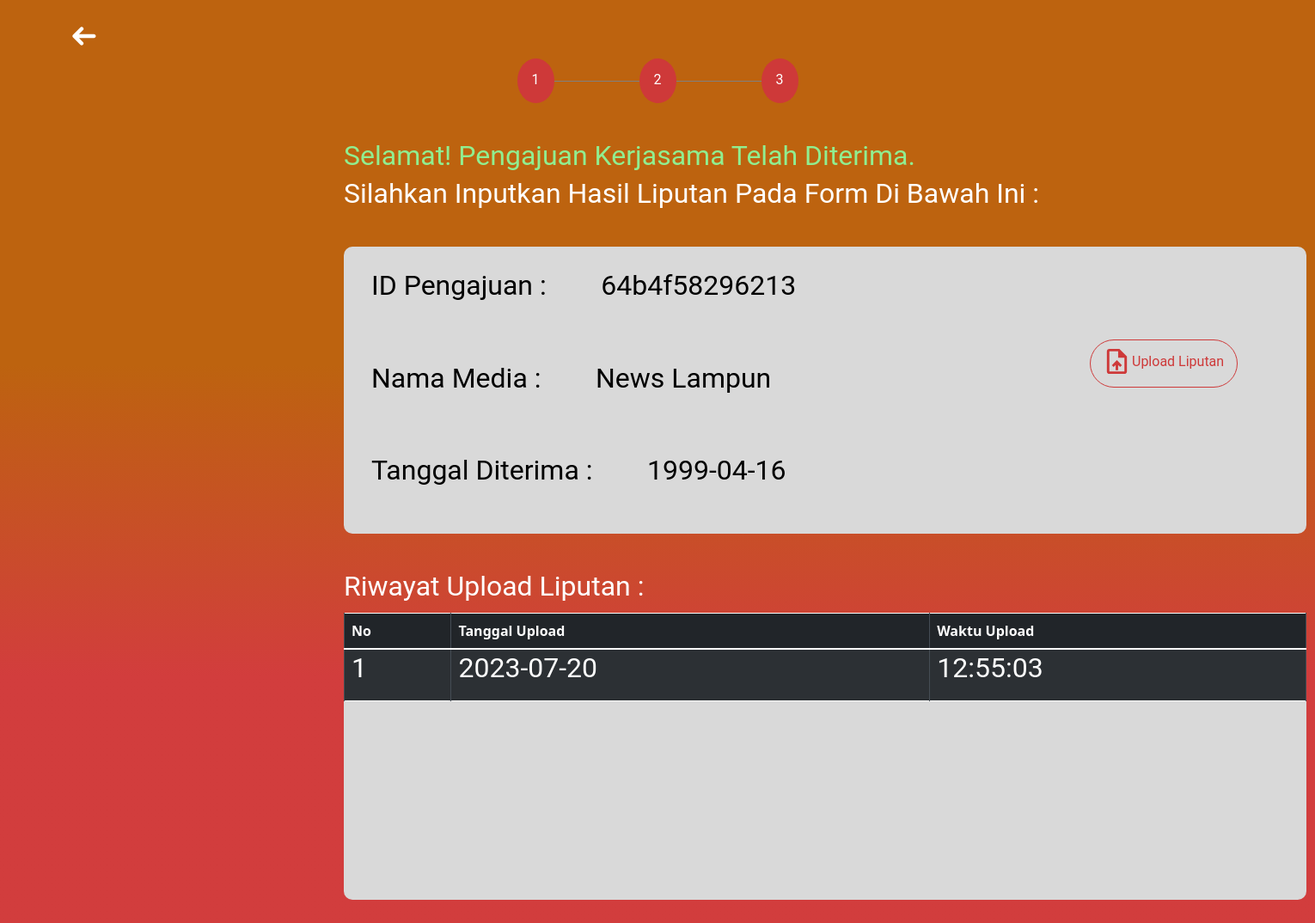
Page /member-page/pengajuanterima.php?id_pengajuan=64b4f58296213 (signed in) on the earlier database version.
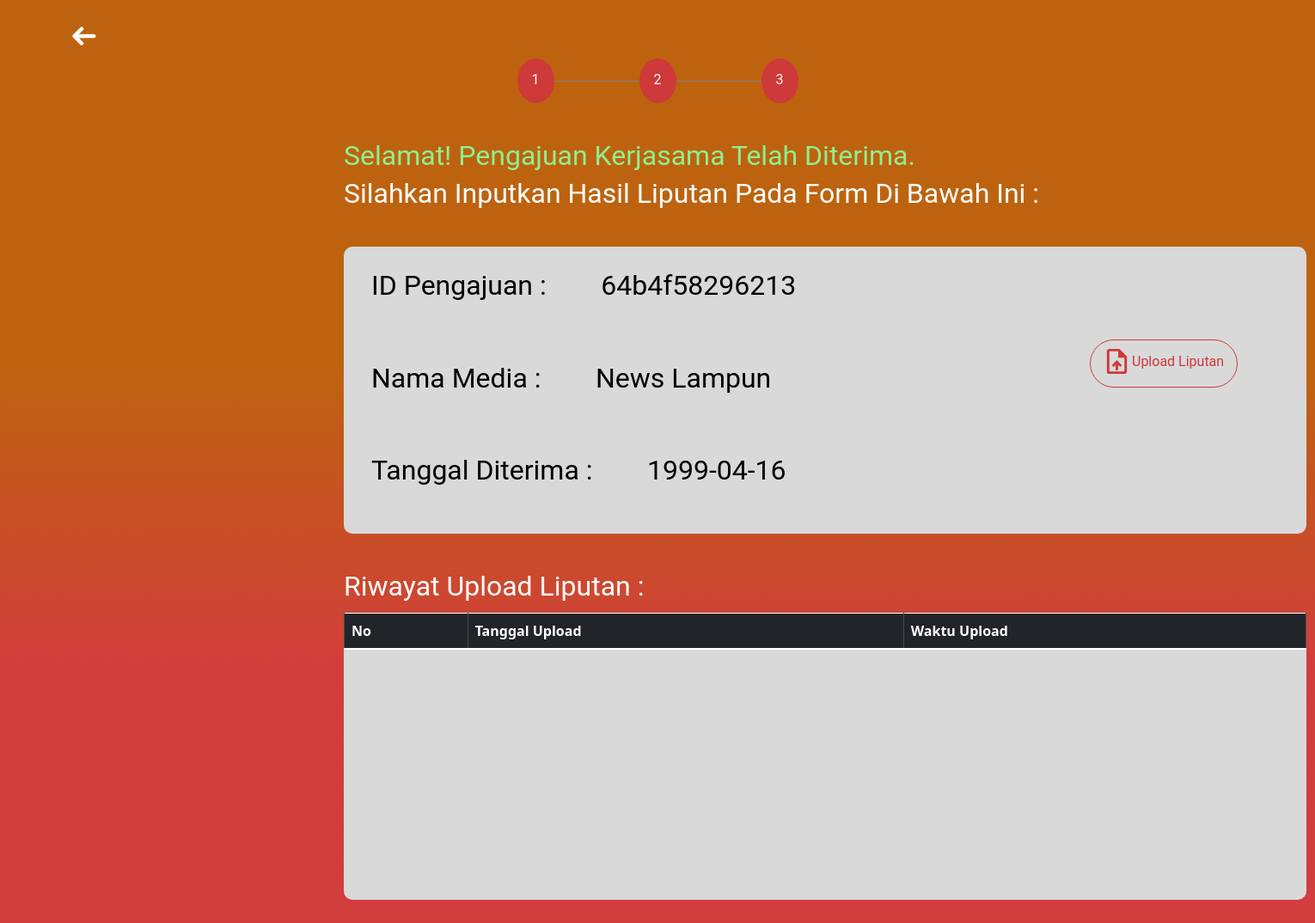
Same page on the later database version.
### tables this page shows
CREATE TABLE `hasilliputan` (
  `id_hasil` varchar(255) NOT NULL,
  `id_pengajuan` varchar(255) DEFAULT NULL,
  `judul` varchar(255) DEFAULT NULL,
  `link` varchar(255) DEFAULT NULL,
  `keterangan` varchar(255) DEFAULT NULL,
  `tglUpload` datetime DEFAULT NULL
);

### member-page/pengajuanterima.php (the view, shortened to what this page needs)
<?php
include "../config/connection.php";
$id_pengajuan = $_GET['id_pengajuan'];
?>
<!DOCTYPE html>
<html lang="en">
<head>
    <link rel="stylesheet" href="../style/style-tambah-terima.css">
    <link href="https://cdn.jsdelivr.net/npm/bootstrap@5.3.0/dist/css/bootstrap.min.css" rel="stylesheet">
    <link rel="stylesheet" href="https://cdn.jsdelivr.net/npm/bootstrap@4.6.2/dist/css/bootstrap.min.css">
    <link href="https://cdn.jsdelivr.net/npm/bootstrap@5.0.2/dist/css/bootstrap.min.css" rel="stylesheet">
    <link href="https://cdn.jsdelivr.net/npm/bootstrap@5.3.0/dist/css/bootstrap.min.css" rel="stylesheet">
</head>
<body>
    <div class="navbar">
        <a href="../index.php" style="text-decoration: none; color:white">
        </a>
    </div>
    <div class="progress-container">
        <div class="circleOn">
            <p class="text-progress">1</p>
        </div>
        <div class="line"></div>
        <div class="circleOn">
            <p class="text-progress">2</p>
        </div>
        <div class="line"></div>
        <div class="circleOn">
            <p class="text-progress">3</p>
        </div>
    </div>
    <div id="container" class="mt-5">
        <p class="p-container" style="color:lightgreen">Selamat! Pengajuan Kerjasama Telah Diterima.</p>
        <p class="p-container mb-5">Silahkan inputkan hasil Liputan pada Form di bawah ini : </p>
        <div class="rectangle">
            <p class="text-rect" style="color: #000;">ID Pengajuan : &nbsp &nbsp &nbsp &nbsp<?php echo $id_pengajuan; ?></p>
            <div id="modalProcess">
                <div class="oval">
                    <button style="display: flex; flex-direction: row; " type="button" class="btn" data-bs-toggle="modal" data-bs-target="#modalUpload">
                        <p id="upload-text" style="color: #CE3939; font-size:1rem; margin-top: 0.3rem;">Upload Liputan</p>
                    </button>
                </div>
            </div>
            <p class="text-rect" style="color: #000;">Nama Media : &nbsp &nbsp &nbsp &nbsp<?php echo $_SESSION['company_name']; ?></p>
            <p class="text-rect" style="color: #000;">Tanggal Diterima : &nbsp &nbsp &nbsp &nbsp<?php echo $_SESSION['tglterima']; ?></p>
        </div>
        <div id="riwayat-liputan">
            <p id="riwayat-text">Riwayat Upload Liputan :</p>
            <div class="rectangle">
                <table class="table table-dark table-striped table-bordered table-hover">
                    <thead>
                        <tr>
                            <th scope="col">No</th>
                            <th scope="col">Tanggal Upload</th>
                            <th scope="col">Waktu Upload</th>
                        </tr>
                    </thead>
                    <tbody>
                        <?php
                        $sql = "SELECT * FROM hasilliputan JOIN pengajuan ON hasilliputan.id_pengajuan = pengajuan.id_pengajuan WHERE hasilliputan.id_pengajuan = ? ORDER BY hasilliputan.tglUpload DESC;";
                        if ($stmt = $conn->prepare($sql)) {
                            $stmt->bind_param("s", $id_pengajuan);
                            $stmt->execute();
                            $result = $stmt->get_result();
                            $no = 1;
                            while ($user = $result->fetch_assoc()) {
                                $datetime = new DateTime($user['tglUpload']);
                                $date = $datetime->format('Y-m-d');
                                $time = $datetime->format('H:i:s');
                                $id_hasil = $user['id_hasil'];
                                echo "<tr data-bs-toggle='modal' data-bs-target='#modal-riwayat' data-id='$id_hasil'>
                                <td><p class='text-table'>$no</p></td>
                                <td><p class='text-table'>$date</p></td>
                                <td><p class='text-table'>$time</p></td>
                              </tr>";
                                $no++;
                            }
                        } else {
                            echo "Error: " . $conn->error;
                        }
                        ?>
                    </tbody>
                </table>
            </div>
        </div>
    </div>
</body>
</html>

Differences in the rows shown:
removed hasilliputan: tglUpload "2023-07-20", tglUpload "12:55:03"
